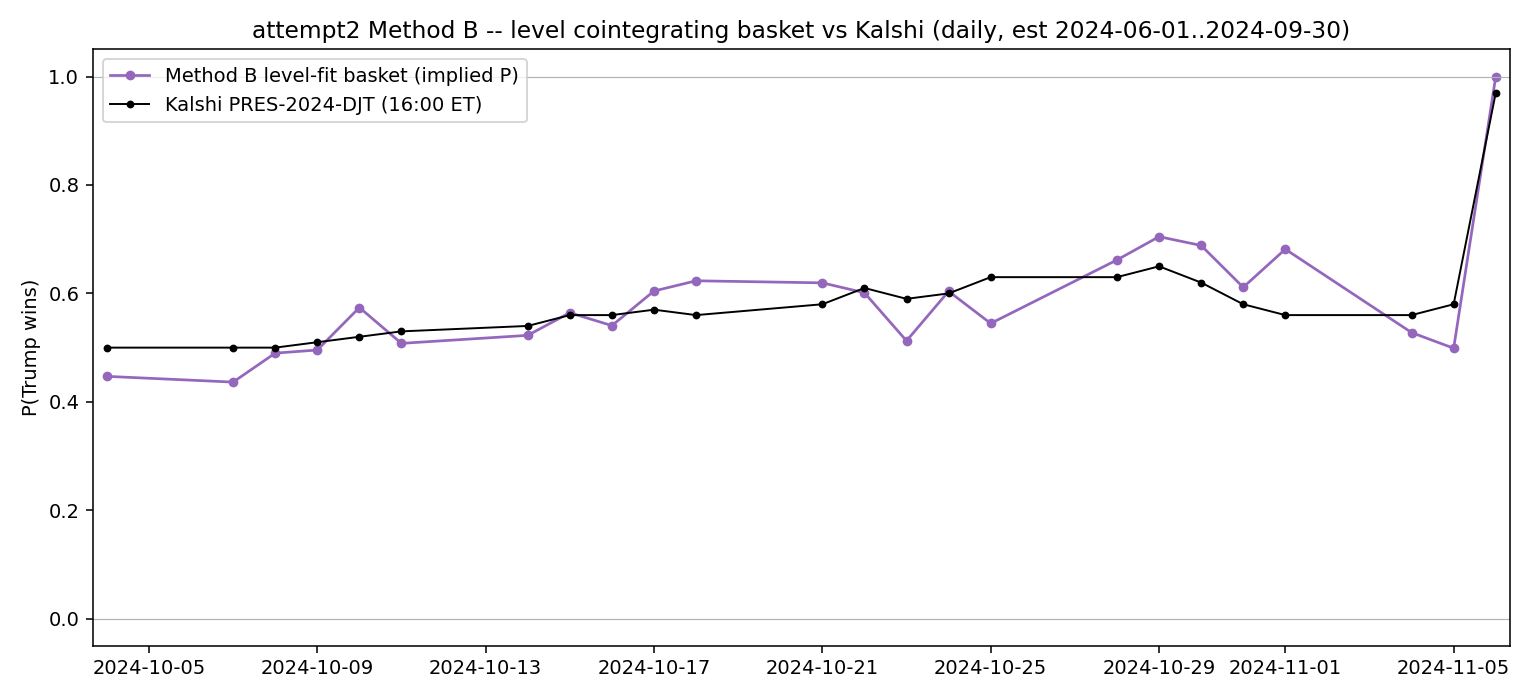

Recreate this plot in Python.
"""
methodB.py   (attempt2 -- Method B, all three steps in one file)
================================================================================
METHOD B: form the basket by fitting the LEVEL relationship directly (an
Engle-Granger cointegrating regression), instead of Method A's change/tracking
regression. Method A minimises daily CHANGE tracking error and leaves a
persistent level gap between basket and market; Method B targets the LEVEL, so
it is aimed straight at that gap.

  Step 1-2: regress the P(Trump) LEVEL on the asset price LEVELS over Jun-Sep
            (Polymarket).  prob_t = a + sum_i w_i * P_i,t + resid.
            The coefficients w_i are the basket weights; a stationary residual
            means basket and probability cointegrate in the estimation window.

  Step 3  : identical to Method A -- fixed-share dollar basket B_t = sum w_i P_i,
            two-point calibration, cointegration gate vs Kalshi (16:00 ET).

Caveats, stated honestly:
  - A level-on-levels regression of a trending series on 15 trending prices is
    prone to SPURIOUS in-sample fit; in-sample R^2 will look high and is not
    trustworthy on its own. The residual ADF (in-sample cointegration) and,
    above all, the Oct-Nov test against Kalshi are what matter.
  - Weights are still fit on Polymarket, pre-Kalshi, so the Oct-Nov test is out
    of sample (different venue AND period), no circularity.

BASKET COMPOSITION  (ETFS + ADDS = 11 + 8 = 19 assets)
  The 8 election-driven adds are THEME LEADERS from systematic_stock_screen.py
  (change-screen rank among 1303 liquid stocks) -- one/two per theme plus the
  solar ETF, NOT the raw top-8, to avoid over-concentrating a single theme:

    ticker   screen rank      theme
    MARA     positive #1      crypto -- miners (leader)
    COIN     positive #6      crypto -- exchange
    GEO      positive #8      private prisons
    IBKR     positive #10     brokers / capital markets
    RUN      negative #2      solar
    FSLR     negative #3      solar
    DHI      negative #7      homebuilders / housing
    TAN      not in screen    solar ETF (added separately -- ETFs are not in the
                              single-stock screen universe)

  Deliberately skipped though higher-ranked (theme already covered, or too noisy):
    RIOT #2, RUM #3, CLSK #4, DJT #5 (crypto / Trump media);
    AES #1, CSIQ #4, NEE #5, FND #6 (negative side).
  Rationale: stacking same-theme high-rank stocks tracked WORSE out of sample
  (11 ETF + all 28 screened names fell to corr 0.71); leaders + diversity wins.

INPUT   panel_daily.csv ; ../../prediction-market-analysis/.../trades_*
OUTPUT  methodB_weights.csv, methodB_pair.csv, methodB.png  (+ printed gate)
================================================================================
"""
import os
import numpy as np
import pandas as pd
import statsmodels.api as sm
from statsmodels.tsa.stattools import adfuller
from statsmodels.tsa.vector_ar.vecm import coint_johansen
import duckdb
import matplotlib
matplotlib.use("Agg")
import matplotlib.pyplot as plt

HERE = os.path.dirname(os.path.abspath(__file__))
ROOT = os.path.dirname(os.path.dirname(HERE))          # repo root (Hasbrouck methodology/attempt2 -> Durf)
PANEL = os.path.join(HERE, "panel_daily.csv")
TRADES_GLOB = os.path.join(ROOT, "prediction-market-analysis", "data", "kalshi", "trades", "trades_*.parquet")

ETFS = ["VAW", "VCR", "VDC", "VDE", "VFH", "VGT", "VHT", "VIS", "VNQ", "VOX", "VPU"]
ADDS = ["MARA", "COIN", "GEO", "IBKR", "FSLR", "RUN", "DHI", "TAN"]   # theme leaders -- see BASKET COMPOSITION above
EST_START, EST_END = "2024-06-01", "2024-09-30"
TEST_START, TEST_END = "2024-10-04", "2024-11-06"
Q0, Q1 = 0.447, 1.0
CONTRACT = "PRES-2024-DJT"


def _adf_p(x):
    return adfuller(pd.Series(x).dropna().values, autolag="AIC")[1]


def load_kalshi_daily():
    # Kalshi sampled at the 16:00 ET ETF close (not last evening trade), so both
    # series share one daily clock and no spurious Kalshi lead is manufactured.
    q = f"""
    WITH t AS (
      SELECT (created_time AT TIME ZONE 'America/New_York') AS et, yes_price
      FROM read_parquet('{TRADES_GLOB}')
      WHERE ticker = '{CONTRACT}'
    )
    SELECT et::date AS d, last(yes_price ORDER BY et) / 100.0 AS prob
    FROM t
    WHERE et::date BETWEEN DATE '{TEST_START}' AND DATE '{TEST_END}'
      AND et::time <= TIME '16:00:00'
    GROUP BY d ORDER BY d
    """
    k = duckdb.sql(q).df()
    k["d"] = pd.to_datetime(k["d"])
    return k.set_index("d")["prob"]


def main():
    panel = pd.read_csv(PANEL, parse_dates=["date"]).set_index("date").sort_index()
    cols = ETFS + ADDS

    # ======================================================================
    # STEP 1-2 -- FORM WEIGHTS BY A LEVEL COINTEGRATING REGRESSION
    #   prob_level ~ const + asset price levels, over Jun-Sep (Polymarket).
    #   coefficients = weights; residual ADF = in-sample cointegration check.
    # ======================================================================
    est = panel.loc[EST_START:EST_END, cols + ["prob"]].dropna()
    y = est["prob"].values
    X = est[cols].values
    reg = sm.OLS(y, sm.add_constant(X)).fit()
    w = pd.Series(reg.params[1:], index=cols, name="share_weight")
    w.to_csv(os.path.join(HERE, "methodB_weights.csv"))
    resid_p = _adf_p(reg.resid)

    print("STEP 1-2  weights by LEVEL cointegrating regression, %s..%s (Polymarket)\n" % (EST_START, EST_END))
    print("  n = %d days, in-sample R2 = %.3f  (level fit -- inflated, see header)" % (len(est), reg.rsquared))
    print("  residual ADF p = %.3f -> in-sample %s" % (resid_p, "cointegrated" if resid_p < 0.05 else "NOT cointegrated"))

    # ======================================================================
    # STEP 3 -- FIXED-SHARE DOLLAR BASKET, TWO-POINT CALIBRATION, COINTEGRATION
    #   (identical to Method A; only the weights differ)
    # ======================================================================
    test = panel.loc[TEST_START:TEST_END]
    B = test[cols].values @ w.values
    B0, B1 = B[0], B[-1]
    implied = Q0 + (B - B0) * (Q1 - Q0) / (B1 - B0)

    kal = load_kalshi_daily()
    pair = pd.DataFrame({"implied_p": implied, "date": test.index}).set_index("date")
    pair["kalshi"] = kal.reindex(pair.index).ffill()
    pair = pair.dropna()
    pair.to_csv(os.path.join(HERE, "methodB_pair.csv"))

    ip, m = pair["implied_p"].values, pair["kalshi"].values
    spread_p = _adf_p(ip - m)
    eg = sm.OLS(ip, sm.add_constant(m)).fit()
    eg_p = _adf_p(eg.resid)
    joh = coint_johansen(np.column_stack([ip, m]), det_order=0, k_ar_diff=1)
    tr, cv = joh.lr1[0], joh.cvt[0, 1]

    print("\nSTEP 3  dollar basket vs Kalshi -- cointegration gate (daily, %d obs)" % len(pair))
    print("  implied_p range [%.3f, %.3f]" % (implied.min(), implied.max()))
    print("  ADF spread(1,-1) p = %.3f -> %s" % (spread_p, "COINTEGRATED" if spread_p < 0.05 else "no"))
    print("  Engle-Granger    p = %.3f -> %s  (slope b=%+.2f)" % (eg_p, "COINTEGRATED" if eg_p < 0.05 else "no", eg.params[1]))
    print("  Johansen trace = %.2f vs 95%%=%.2f -> %s" % (tr, cv, "COINTEGRATED" if tr > cv else "no"))

    fig, ax = plt.subplots(figsize=(11, 5))
    ax.plot(pair.index, pair["implied_p"], "o-", color="#9467bd", lw=1.4, ms=4, label="Method B level-fit basket (implied P)")
    ax.plot(pair.index, pair["kalshi"], "o-", color="black", lw=1.0, ms=3, label="Kalshi PRES-2024-DJT (16:00 ET)")
    ax.axhline(0, color="0.7", lw=.6); ax.axhline(1, color="0.7", lw=.6)
    ax.set_ylabel("P(Trump wins)"); ax.legend(); ax.margins(x=.01)
    ax.set_title("attempt2 Method B -- level cointegrating basket vs Kalshi (daily, est %s..%s)" % (EST_START, EST_END))
    fig.tight_layout(); fig.savefig(os.path.join(HERE, "methodB.png"), dpi=140)
    print("\nwritten -> methodB_weights.csv, methodB_pair.csv, methodB.png")


if __name__ == "__main__":
    main()
